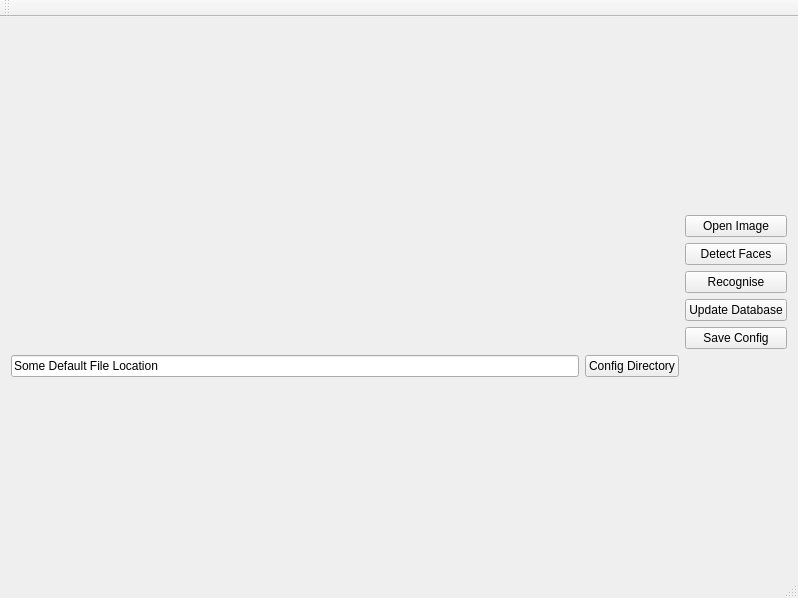
<?xml version="1.0" encoding="UTF-8"?>
<ui version="4.0">
 <class>MainWindow</class>
 <widget class="QMainWindow" name="MainWindow">
  <property name="geometry">
   <rect>
    <x>0</x>
    <y>0</y>
    <width>798</width>
    <height>598</height>
   </rect>
  </property>
  <property name="windowTitle">
   <string>libface Example</string>
  </property>
  <widget class="QWidget" name="centralWidget">
   <layout class="QGridLayout" name="gridLayout_2">
    <item row="0" column="0">
     <layout class="QGridLayout" name="gridLayout">
      <item row="0" column="0" colspan="2">
       <widget class="QWidget" name="widget" native="true"/>
      </item>
      <item row="0" column="2">
       <layout class="QVBoxLayout" name="verticalLayout">
        <item>
         <widget class="QPushButton" name="openImageBtn">
          <property name="text">
           <string>Open Image</string>
          </property>
         </widget>
        </item>
        <item>
         <widget class="QPushButton" name="detectFacesBtn">
          <property name="text">
           <string>Detect Faces</string>
          </property>
         </widget>
        </item>
        <item>
         <widget class="QPushButton" name="recogniseBtn">
          <property name="text">
           <string>Recognise</string>
          </property>
         </widget>
        </item>
        <item>
         <widget class="QPushButton" name="updateDatabaseBtn">
          <property name="text">
           <string>Update Database</string>
          </property>
         </widget>
        </item>
        <item>
         <widget class="QPushButton" name="saveConfigBtn">
          <property name="text">
           <string>Save Config</string>
          </property>
         </widget>
        </item>
       </layout>
      </item>
      <item row="1" column="0">
       <widget class="QLineEdit" name="configLocation">
        <property name="text">
         <string>Some Default File Location</string>
        </property>
       </widget>
      </item>
      <item row="1" column="1">
       <widget class="QPushButton" name="openConfigBtn">
        <property name="text">
         <string>Config Directory</string>
        </property>
       </widget>
      </item>
     </layout>
    </item>
   </layout>
  </widget>
  <widget class="QMenuBar" name="menuBar">
   <property name="geometry">
    <rect>
     <x>0</x>
     <y>0</y>
     <width>798</width>
     <height>21</height>
    </rect>
   </property>
  </widget>
  <widget class="QToolBar" name="mainToolBar">
   <attribute name="toolBarArea">
    <enum>TopToolBarArea</enum>
   </attribute>
   <attribute name="toolBarBreak">
    <bool>false</bool>
   </attribute>
  </widget>
  <widget class="QStatusBar" name="statusBar"/>
 </widget>
 <layoutdefault spacing="6" margin="11"/>
 <resources/>
 <connections/>
</ui>
